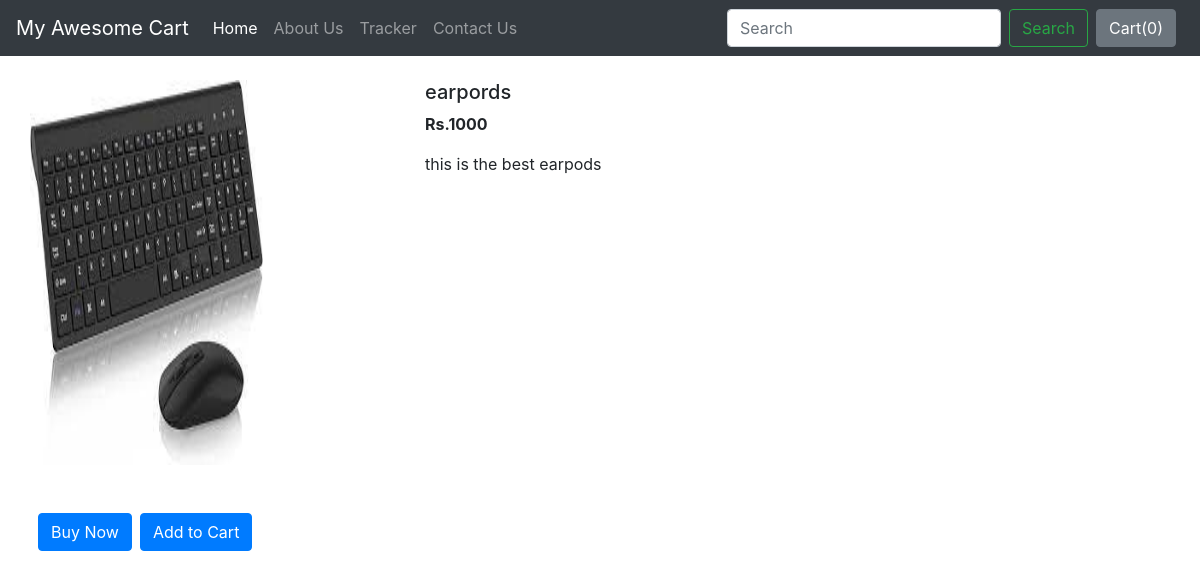
The page /shop/products/8 on the database as committed earlier.
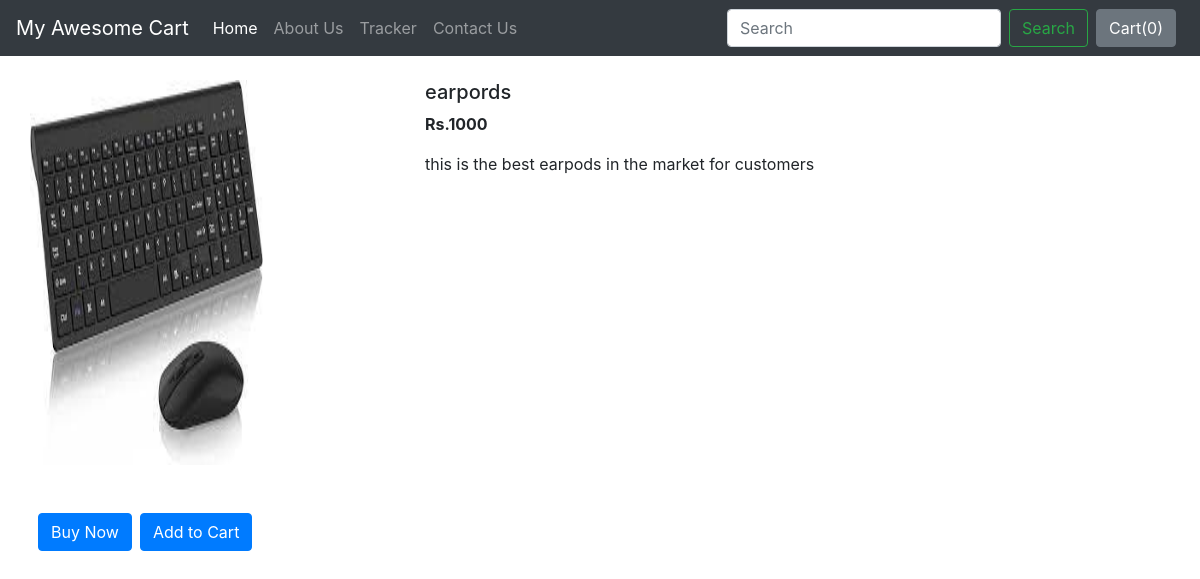
The same page on the database as committed later.
### shop/models.py (models this page shows, shortened)
class Product(models.Model):
    product_id = models.AutoField
    product_name = models.CharField(max_length=50)
    category = models.CharField(max_length=50,default ="")
    subcategory = models.CharField(max_length=50,default="")
    price = models.IntegerField(default=0)
    desc = models.CharField(max_length=300)
    pub_date = models.DateField()
    image = models.ImageField(upload_to="shop/images",default="")

### shop/views.py (the view)
# urls.py: path("products/<int:myid>", views.productView, name="ProductView"),
def productView(request, myid):
    product = Product.objects.filter(id=myid)
    return render(request, 'shop/prodView.html', {'product':product[0]})

### shop/templates/shop/prodView.html (shortened to what this page needs)
{% extends 'shop/basic.html' %}
{% block body %}
<div class="container my-4">
    <div class="row">
    <div class="col-md-4">
        <div class="row">
            <img src="/media/{{product.image}}" width="233px" height="385px" alt="">
        </div>
        <div class="row my-5">
            <button class="btn btn-primary mx-2">Buy Now</button>
            <button class="btn btn-primary">Add to Cart </button>
        </div>
    </div>
    <div class="col md-8">
        <h5>{{product.product_name}}</h5>
        <p><b>Rs.{{product.price}} </b></p>
        <p>{{product.desc}}</p>
    </div>
</div>
</div>
{% endblock %}

### shop/templates/shop/basic.html (shortened to what this page needs)
<!doctype html>
<html lang="en">
  <head>
    <link rel="stylesheet" href="https://stackpath.bootstrapcdn.com/bootstrap/4.2.1/css/bootstrap.min.css">
  </head>
  <body>
    <nav class="navbar navbar-expand-lg navbar-dark bg-dark">
  <a class="navbar-brand" href="/shop">My Awesome Cart</a>
  <div class="collapse navbar-collapse" id="navbarSupportedContent">
    <ul class="navbar-nav mr-auto">
      <li class="nav-item active">
        <a class="nav-link" href="/shop">Home <span class="sr-only">(current)</span></a>
      </li>
      <li class="nav-item">
        <a class="nav-link" href="/shop/about">About Us</a>
      </li>
      <li class="nav-item">
        <a class="nav-link" href="/shop/tracker">Tracker</a>
      </li>
      <li class="nav-item">
        <a class="nav-link" href="/shop/contact">Contact Us</a>
      </li>
    </ul>
    <form class="form-inline my-2 my-lg-0">
      <input class="form-control mr-sm-2" type="search" placeholder="Search" aria-label="Search">
      <button class="btn btn-outline-success my-2 my-sm-0" type="submit">Search</button>
    </form>
    <button type="button" class="btn btn-secondary mx-2" id="popcart" data-container="body" data-toggle="popover" data-placement="bottom" data-html="true" data-content="Vivamus
sagittis lacus vel augue laoreet rutrum faucibus.">
  Cart(<span id="cart">0</span>)
</button>
  </div>
</nav>
  {% block body %} {% endblock %}
  </body>
</html>

Rows that differ between the two databases and show on the page:
changed Product "earpords": desc "this is the best earpods" → "this is the best earpods in the market for customers"
